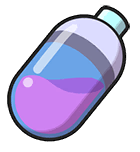
#> input picture Assets/Accessories/_src_hires/A01.png, 140 x 152 px
$ python extract_locomotion_gif.py ../Assets/Accessories/_src_hires/A01.png out.png
#> lines starting #> are read from the running program, lines starting #| are printed output that depends on the picture
"""Extract a GIF into a horizontal sprite sheet + sidecar JSON for form locomotion.

Usage:
  python tools/extract_locomotion_gif.py Assets/TEMP_ASSETS/pikachu_idle.gif \\
      Assets/Forms/Locomotion/L04_F01_Idle.png --flip-h
  python tools/extract_locomotion_gif.py Assets/TEMP_ASSETS/pikachu-running.gif \\
      Assets/Forms/Locomotion/L04_F01_Run.png

Writes <out>.png (RGBA horizontal strip) and <out>.json (frame meta; C# uses hardcoded clips).
"""
from __future__ import annotations

import argparse
import json
import os
from pathlib import Path

from PIL import Image


def iter_frames(im: Image.Image) -> list[tuple[Image.Image, int]]:
	frames: list[tuple[Image.Image, int]] = []
	idx = 0
	while True:
		duration = int(im.info.get("duration") or 100)
		# GIF disposal: composite onto transparent canvas of full size
		frame = im.convert("RGBA")
		frames.append((frame.copy(), duration))
		idx += 1
		try:
			im.seek(idx)
		except EOFError:
			break
	return frames


def content_bbox(im: Image.Image, thr: int = 8) -> tuple[int, int, int, int]:
	a = im.split()[-1]
	bbox = a.point(lambda p: 255 if p > thr else 0).getbbox()
	if bbox is None:
		return 0, 0, im.width, im.height
	return bbox


def main() -> None:
	ap = argparse.ArgumentParser(description=__doc__)
	ap.add_argument("gif", type=Path, help="Source GIF path")
	ap.add_argument("out_png", type=Path, help="Output horizontal strip PNG")
	ap.add_argument("--flip-h", action="store_true", help="Mirror each frame horizontally (face right)")
	ap.add_argument("--pad", type=int, default=0, help="Padding around content bbox before sheet pack")
	args = ap.parse_args()

	im = Image.open(args.gif)
#> im is the input picture: PIL image 140x152 RGBA; mean R, G, B, A 163.6, 157.8, 188.1, 128.5
	raw = iter_frames(im)
#> the loop in iter_frames, `while True:` made 1 pass
#> duration on pass 1: 100
#> after the loop in iter_frames, `while True:`: frames = 1 item; idx = 1
#> raw = 1 item
	if not raw:
		raise SystemExit(f"No frames in {args.gif}")

	cropped: list[tuple[Image.Image, int]] = []
	max_w = max_h = 0
	for frame, dur in raw:
		if args.flip_h:
			frame = frame.transpose(Image.Transpose.FLIP_LEFT_RIGHT)
		x0, y0, x1, y1 = content_bbox(frame)
		pad = args.pad
		x0 = max(0, x0 - pad)
		y0 = max(0, y0 - pad)
		x1 = min(frame.width, x1 + pad)
		y1 = min(frame.height, y1 + pad)
		cell = frame.crop((x0, y0, x1, y1))
		cropped.append((cell, dur))
		max_w = max(max_w, cell.width)
		max_h = max(max_h, cell.height)
#> this loop made 1 pass
#> (dur, x0, y0, x1, y1, pad, max_w, max_h) on pass 1: (100, 7, 5, 130, 142, 0, 123, 137)
#> pass 1, in content_bbox, `a = im.split()[-1]`:
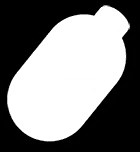
#> a: PIL image 140x152 L; min 0, max 255, mean 128.5
#> pass 1, in main, `cell = frame.crop((x0, y0, x1, y1))`:
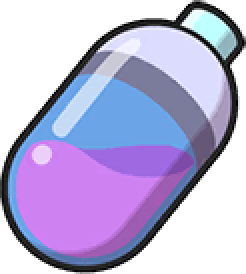
#> cell: PIL image 123x137 RGBA (shown 2 times larger); mean R, G, B, A 152, 144.6, 182.8, 162.3; transparent parts drawn white
#> after the loop, cropped = 1 item

	# Align all frames to shared canvas (bottom-center for foot anchoring)
	aligned: list[Image.Image] = []
	for cell, _ in cropped:
		canvas = Image.new("RGBA", (max_w, max_h), (0, 0, 0, 0))
		ox = (max_w - cell.width) // 2
		oy = max_h - cell.height  # feet on bottom
		canvas.paste(cell, (ox, oy), cell)
		aligned.append(canvas)
#> this loop made 1 pass
#> (ox, oy) on pass 1: (0, 0)
#> after the loop, aligned = 1 item

	n = len(aligned)
#> n = 1
	sheet = Image.new("RGBA", (max_w * n, max_h), (0, 0, 0, 0))
	for i, cell in enumerate(aligned):
		sheet.paste(cell, (i * max_w, 0), cell)
#> this loop made 1 pass

	args.out_png.parent.mkdir(parents=True, exist_ok=True)
	sheet.save(args.out_png)

	meta = {
		"source": str(args.gif).replace("\\", "/"),
		"flip_h": bool(args.flip_h),
		"frameCount": n,
		"frameWidth": max_w,
		"frameHeight": max_h,
		"durationsMs": [d for _, d in cropped],
		"facesLeft": False,
		"note": "C# FormAnimClip is hardcoded; this JSON is authoring evidence only.",
	}
	out_json = args.out_png.with_suffix(".json")
	out_json.write_text(json.dumps(meta, indent=2) + "\n", encoding="utf-8")
	print(f"Wrote {args.out_png} ({max_w}x{max_h} x {n})")
#| Wrote out.png (123x137 x 1)
	print(f"Wrote {out_json}")
	print(f"durationsMs={meta['durationsMs']}")
#| durationsMs=[100]


if __name__ == "__main__":
	main()

$ run again, on Assets/Accessories/_src_hires/A04.png
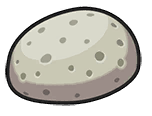
#> input picture Assets/Accessories/_src_hires/A04.png, 152 x 116 px
#> in main, im is the input picture: PIL image 152x116 RGBA; mean R, G, B, A 163.7, 161.6, 154.3, 151.2
#> the loop in iter_frames, `while True:` made 1 pass
#> duration on pass 1: 100
#> after the loop in iter_frames, `while True:`: frames = 1 item; idx = 1
#> raw = 1 item
#> the loop in main, `for frame, dur in raw:` made 1 pass
#> (dur, x0, y0, x1, y1, pad, max_w, max_h) on pass 1: (100, 5, 6, 142, 106, 0, 137, 100)
#> pass 1, in content_bbox, `a = im.split()[-1]`:
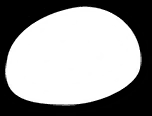
#> a: PIL image 152x116 L; min 0, max 255, mean 151.2
#> the loop in main, `for cell, _ in cropped:` made 1 pass
#> (ox, oy) on pass 1: (0, 0)
#> after the loop in main, `for cell, _ in cropped:`:
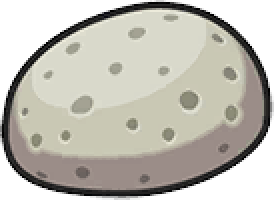
#> canvas: PIL image 137x100 RGBA (shown 2 times larger); mean R, G, B, A 129.8, 127.1, 117.9, 193.1; transparent parts drawn white
#> n = 1
#> the loop in main, `for i, cell in enumerate(aligned):` made 1 pass
#| Wrote out.png (137x100 x 1)
#| durationsMs=[100]

$ run again, on Assets/Accessories/_src_hires/A05.png
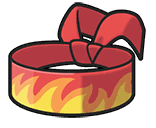
#> input picture Assets/Accessories/_src_hires/A05.png, 156 x 128 px
#> in main, im is the input picture: PIL image 156x128 RGBA; mean R, G, B, A 159, 112.2, 100.8, 146.9
#> the loop in iter_frames, `while True:` made 1 pass
#> duration on pass 1: 100
#> after the loop in iter_frames, `while True:`: frames = 1 item; idx = 1
#> raw = 1 item
#> the loop in main, `for frame, dur in raw:` made 1 pass
#> (dur, x0, y0, x1, y1, pad, max_w, max_h) on pass 1: (100, 8, 2, 146, 118, 0, 138, 116)
#> pass 1, in content_bbox, `a = im.split()[-1]`:
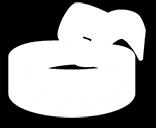
#> a: PIL image 156x128 L; min 0, max 255, mean 146.9
#> the loop in main, `for cell, _ in cropped:` made 1 pass
#> (ox, oy) on pass 1: (0, 0)
#> n = 1
#> the loop in main, `for i, cell in enumerate(aligned):` made 1 pass
#> after the loop in main, `for i, cell in enumerate(aligned):`:
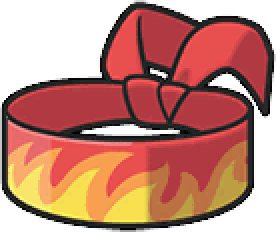
#> sheet: PIL image 138x116 RGBA (shown 2 times larger); mean R, G, B, A 117.2, 59.7, 45.8, 179.4; transparent parts drawn white
#| Wrote out.png (138x116 x 1)
#| durationsMs=[100]
